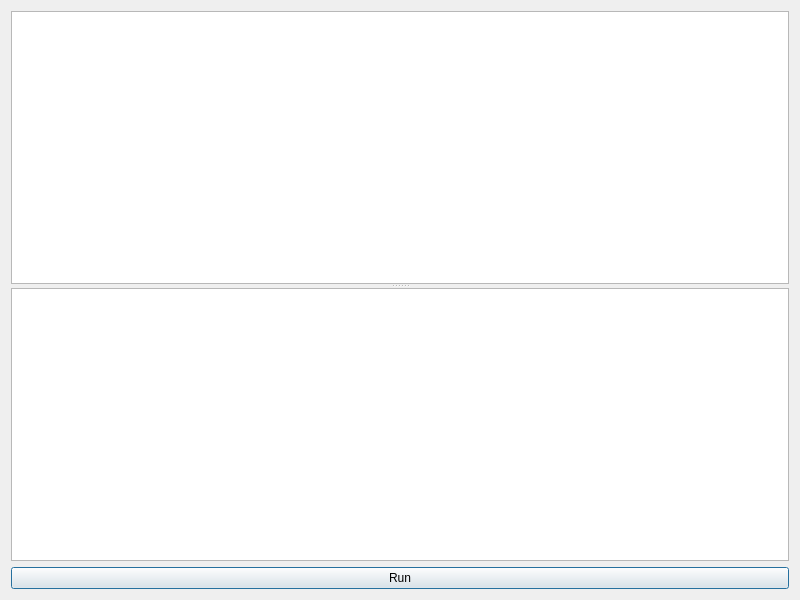
<?xml version="1.0" encoding="UTF-8"?>
<ui version="4.0">
 <class>Console</class>
 <widget class="QDialog" name="Console">
  <property name="geometry">
   <rect>
    <x>0</x>
    <y>0</y>
    <width>800</width>
    <height>600</height>
   </rect>
  </property>
  <property name="windowTitle">
   <string>Console</string>
  </property>
  <layout class="QVBoxLayout" name="verticalLayout">
   <item>
    <widget class="QSplitter" name="splitter">
     <property name="orientation">
      <enum>Qt::Vertical</enum>
     </property>
     <widget class="QTextEdit" name="textEdit">
      <property name="font">
       <font>
        <weight>75</weight>
        <bold>true</bold>
       </font>
      </property>
     </widget>
     <widget class="QTextEdit" name="textEdit_2">
      <property name="readOnly">
       <bool>true</bool>
      </property>
     </widget>
    </widget>
   </item>
   <item>
    <widget class="QPushButton" name="pushButton">
     <property name="toolTip">
      <string>Run JS </string>
     </property>
     <property name="toolTipDuration">
      <number>-1</number>
     </property>
     <property name="text">
      <string>Run</string>
     </property>
    </widget>
   </item>
  </layout>
 </widget>
 <resources/>
 <connections/>
</ui>
